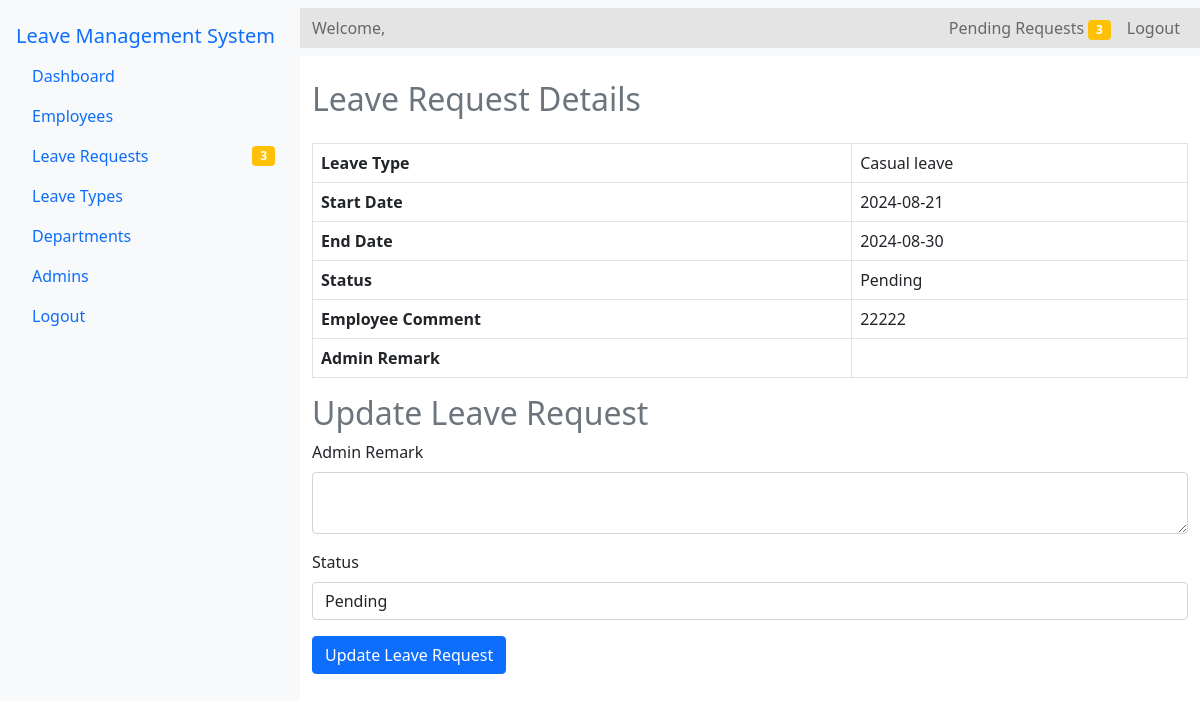
Page /Source/admin/leave-action.php?leave_id=11 (signed in) on the earlier database version.
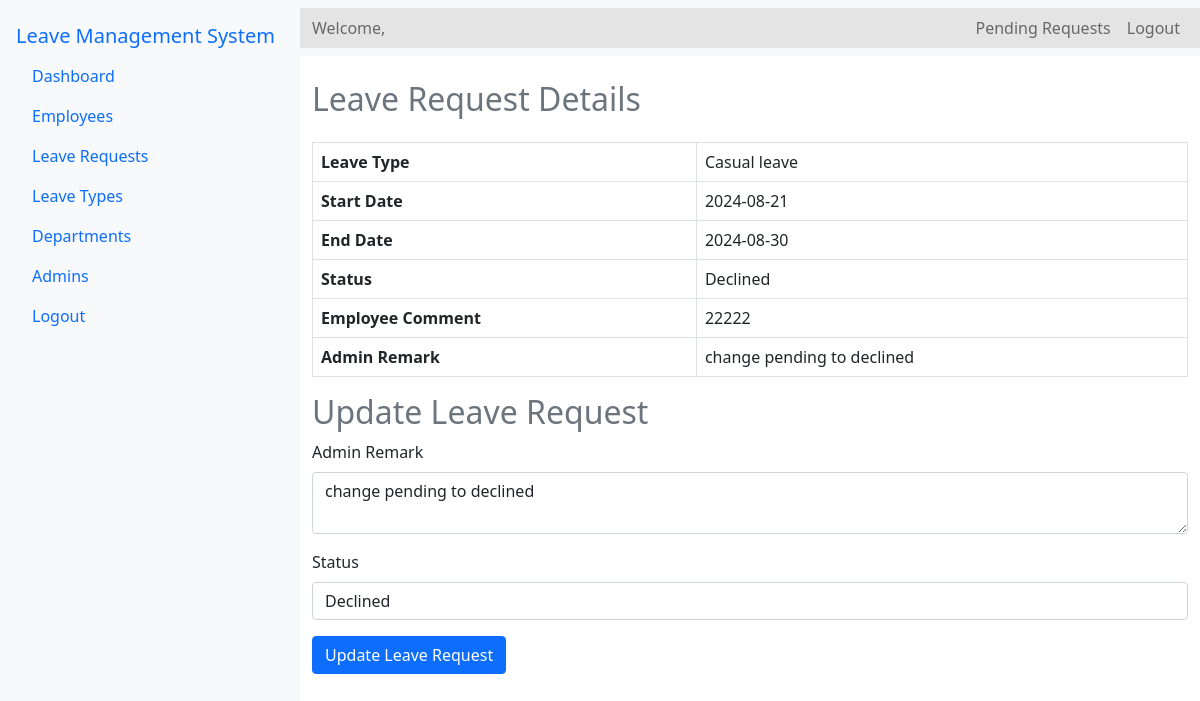
Same page on the later database version.
### tables this page shows
CREATE TABLE `leave_list` (
  `E_id` int(11) NOT NULL,
  `leave_id` int(11) NOT NULL,
  `E_name` varchar(100) NOT NULL,
  `Leave_type` varchar(100) NOT NULL,
  `Start` varchar(100) NOT NULL,
  `End` varchar(100) NOT NULL,
  `Status` varchar(100) NOT NULL,
  `Comment` varchar(1000) NOT NULL,
  `A_id` int(11) NOT NULL,
  `a_remark` varchar(1000) NOT NULL,
  `seen` int(11) NOT NULL,
  `submission_date` datetime DEFAULT current_timestamp()
);

### Source/admin/leave-action.php (the view, shortened to what this page needs)
<?php
include '../config.php';
$A_name = $_SESSION['A_name'];
$leave_id = $_GET['leave_id'];
$stml = $conn->prepare("SELECT * FROM leave_list WHERE leave_id = ?");
$stml->bind_param("i", $leave_id);
$stml->execute();
$result = $stml->get_result();
$leave_request = $result->fetch_assoc();
$pending_leave_requests_count = $conn->query("SELECT COUNT(*) as count FROM leave_list WHERE Status = 'Pending'")->fetch_assoc()['count'];
?>
<!DOCTYPE html>
<html lang="en">
<head>
    <link rel="stylesheet" href="../bootstrap-5.0.2-dist/css/bootstrap.min.css">
    <link rel="stylesheet" href="../css/admin-dashboard.css">
    <link rel="stylesheet" href="https://cdnjs.cloudflare.com/ajax/libs/font-awesome/6.0.0-beta3/css/all.min.css">
    <link rel="stylesheet" href="../css/main.css">
    <link rel="stylesheet" href="../css/spinner.css">
</head>
<body>
<div class="d-flex">
    <nav class="nav flex-column bg-light p-3" style="width: 300px; height: 100vh;">
        <a class="navbar-brand" href="a-dashboard.php">Leave Management System</a>
        <a class="nav-link" href="a-dashboard.php">Dashboard</a>
        <a class="nav-link" href="employees.php">Employees</a>
        <a class="nav-link d-flex justify-content-between align-items-center" href="leave-requests.php">
    Leave Requests
    <?php if ($pending_leave_requests_count > 0): ?>
        <span class="badge bg-warning"><?php echo $pending_leave_requests_count; ?></span>
    <?php endif; ?>
</a>
        <a class="nav-link" href="leave-types.php">Leave Types</a>
        <a class="nav-link" href="departments.php">Departments</a>
        <a class="nav-link" href="admins.php">Admins</a>
        <a class="nav-link" href="logout.php" onclick="return confirmLogout();">Logout</a>
    </nav>
    <div class="flex-grow-1">
    <nav class="navbar navbar-expand-lg navbar-light bg-light">
    <div class="container-fluid">
        <span class="navbar-text">
            Welcome, <?php echo $A_name; ?>
        </span>
        <div class="collapse navbar-collapse" id="navbarNavDropdown">
            <ul class="navbar-nav ms-auto">
                <li class="nav-item">
                    <a class="nav-link" href="leave-requests.php">
                        Pending Requests
                        <?php if ($pending_leave_requests_count > 0): ?>
                            <span class="badge bg-warning"><?php echo $pending_leave_requests_count; ?></span>
                        <?php endif; ?>
                    </a>
                </li>
                <li class="nav-item">
                    <a class="nav-link" href="logout.php" onclick="return confirmLogout();">Logout</a>
                </li>
            </ul>
        </div>
    </div>
</nav>
        <div class="container mt-4">
            <h2 class="text-secondary">Leave Request Details</h2>
            <table class="table table-bordered mt-4">
                <tr>
                    <th>Leave Type</th>
                    <td><?php echo htmlspecialchars($leave_request['Leave_type']); ?></td>
                </tr>
                <tr>
                    <th>Start Date</th>
                    <td><?php echo htmlspecialchars($leave_request['Start']); ?></td>
                </tr>
                <tr>
                    <th>End Date</th>
                    <td><?php echo htmlspecialchars($leave_request['End']); ?></td>
                </tr>
                <tr>
                    <th>Status</th>
                    <td><?php echo htmlspecialchars($leave_request['Status']); ?></td>
                </tr>
                <tr>
                    <th>Employee Comment</th>
                    <td><?php echo htmlspecialchars($leave_request['Comment']); ?></td>
                </tr>
                <tr>
                    <th>Admin Remark</th>
                    <td><?php echo htmlspecialchars($leave_request['a_remark']); ?></td>
                </tr>
            </table>
            <h2 class="text-secondary">Update Leave Request</h2>
            <form action="" method="post">
                <div class="mb-3">
                    <label for="admin_remark" class="form-label">Admin Remark</label>
                    <textarea class="form-control" id="admin_remark" name="admin_remark" required><?php echo htmlspecialchars($leave_request['a_remark']); ?></textarea>
                </div>
                <div class="mb-3">
                    <label for="status" class="form-label">Status</label>
                    <select class="form-control" id="status" name="status" required>
                        <option value="Pending" <?php echo $leave_request['Status'] == 'Pending' ? 'selected' : ''; ?>>Pending</option>
                        <option value="Declined" <?php echo $leave_request['Status'] == 'Declined' ? 'selected' : ''; ?>>Declined</option>
                    </select>
                </div>
                <button type="submit" class="btn btn-primary">Update Leave Request</button>
            </form>
        </div>
    </div>
</div>
</body>
</html>

Differences in the rows shown:
changed leave_list "Casual leave": Status "Pending" → "Declined"; a_remark (not shown) → "change pending to declined"; admin_remark (not shown) → "change pending to declined"; status "Pending" → "Declined"
Other differences:
$pending_leave_requests_count: "3" → (not shown)
